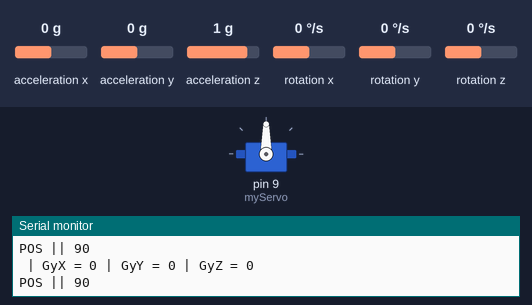
A sketch run on a simulated Arduino Uno, built with avr-gcc and run on an emulated ATmega328P. Shown: servo, the last lines printed to the serial monitor. Wiring (inferred from the names in the program): MPU-6050 motion sensor at I2C address 0x68. Inputs (shaded band) come from the test bench; at power-on: rotation z 0 °/s, acceleration x 0 g, acceleration y 0 g, acceleration z 1 g, rotation x 0 °/s, rotation y 0 °/s.

Above: at 1.2 s.
1.3 s: rotation z set to -192 °/s
At 1.5 s:
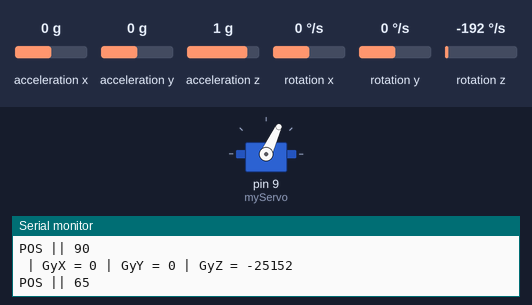
At 3.0 s:
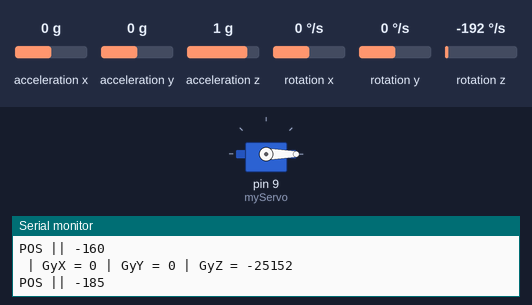
3.3 s: rotation z set to 192 °/s
At 8.9 s:
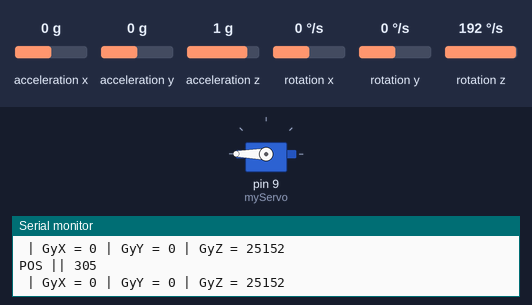
9.3 s: rotation z set to -100 °/s
Timing chart, 0 to 12.3 s (numbered marks = the images above; inputs shaded):
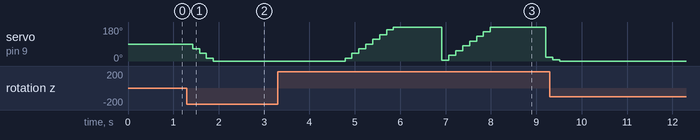

Measured:
- after the input at 1.3 s, servo on pin 9 (myServo): 90° → 65° after 0.13 s, → 40° 0.15 s later, → 15° 0.15 s later, → 0° 0.15 s later
- after the input at 3.3 s, servo on pin 9 (myServo): ramps from 5° to 180° and jumps back, once every 2.3 s

The sketch:

Robotics_servo.ino
```cpp
#include<Wire.h>
#include<Servo.h>
void pointUp(int x);
//void pointPoint(int x);
int pos = 90;

const int MPU_addr=0x68;  // I2C address of the MPU-6050
int16_t AcX,AcY,AcZ,Tmp,GyX,GyY,GyZ;
Servo myServo;
bool mode = true;
int t = 100;

void setup(){
  Wire.begin();
  Wire.beginTransmission(MPU_addr);
  Wire.write(0x6B);  // PWR_MGMT_1 register
  Wire.write(0);     // set to zero (wakes up the MPU-6050)
  Wire.endTransmission(true);
  myServo.attach(9);
  myServo.write(pos);
  Serial.begin(9600);
}
void loop(){
  Wire.beginTransmission(MPU_addr);
  Wire.write(0x3B);  // starting with register 0x3B (ACCEL_XOUT_H)
  Wire.endTransmission(false);
  Wire.requestFrom(MPU_addr,14,true);  // request a total of 14 registers
  AcX=Wire.read()<<8|Wire.read();  // 0x3B (ACCEL_XOUT_H) & 0x3C (ACCEL_XOUT_L)
  AcY=Wire.read()<<8|Wire.read();  // 0x3D (ACCEL_YOUT_H) & 0x3E (ACCEL_YOUT_L)
  AcZ=Wire.read()<<8|Wire.read();  // 0x3F (ACCEL_ZOUT_H) & 0x40 (ACCEL_ZOUT_L)
  Tmp=Wire.read()<<8|Wire.read();  // 0x41 (TEMP_OUT_H) & 0x42 (TEMP_OUT_L)
  GyX=Wire.read()<<8|Wire.read();  // 0x43 (GYRO_XOUT_H) & 0x44 (GYRO_XOUT_L)
  GyY=Wire.read()<<8|Wire.read();  // 0x45 (GYRO_YOUT_H) & 0x46 (GYRO_YOUT_L)
  GyZ=Wire.read()<<8|Wire.read();  // 0x47 (GYRO_ZOUT_H) & 0x48 (GYRO_ZOUT_L)
  //Serial.print("AcX = "); Serial.print(AcX);
  //Serial.print(" | AcY = "); Serial.print(AcY);
  //Serial.print(" | AcZ = "); Serial.print(AcZ);
  //Serial.print(" | Tmp = "); Serial.print(Tmp/340.00+36.53);  //equation for temperature in degrees C from datasheet
  Serial.print(" | GyX = "); Serial.print(GyX);
  Serial.print(" | GyY = "); Serial.print(GyY);
  Serial.print(" | GyZ = "); Serial.println(GyZ);

  delay(50);
  pos += GyZ/1000;
  //pos = pos % 180;
  if (pos > 360){
    pos = pos % 180;
  }
  myServo.write(pos);
  Serial.print("POS || "); Serial.println(pos);
  //if (mode == true){
    //pointUp(GyX/100);
  delay(t);
}

//up is initially 0 degrees
void pointUp(int x){
  pos += x/1000;
  myServo.write(pos);
}
```
